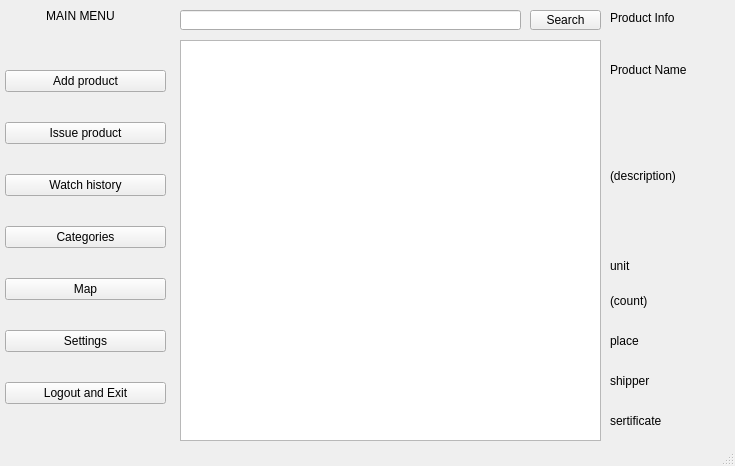
<?xml version="1.0" encoding="UTF-8"?>
<ui version="4.0">
 <class>MainWindow</class>
 <widget class="QMainWindow" name="MainWindow">
  <property name="geometry">
   <rect>
    <x>0</x>
    <y>0</y>
    <width>735</width>
    <height>466</height>
   </rect>
  </property>
  <property name="sizePolicy">
   <sizepolicy hsizetype="Fixed" vsizetype="Fixed">
    <horstretch>0</horstretch>
    <verstretch>0</verstretch>
   </sizepolicy>
  </property>
  <property name="windowTitle">
   <string>MainWindow</string>
  </property>
  <property name="autoFillBackground">
   <bool>true</bool>
  </property>
  <widget class="QWidget" name="centralwidget">
   <property name="sizePolicy">
    <sizepolicy hsizetype="Fixed" vsizetype="Fixed">
     <horstretch>0</horstretch>
     <verstretch>0</verstretch>
    </sizepolicy>
   </property>
   <widget class="QWidget" name="verticalLayoutWidget">
    <property name="geometry">
     <rect>
      <x>0</x>
      <y>40</y>
      <width>171</width>
      <height>401</height>
     </rect>
    </property>
    <layout class="QVBoxLayout" name="mainMenulayout">
     <property name="spacing">
      <number>0</number>
     </property>
     <property name="sizeConstraint">
      <enum>QLayout::SetNoConstraint</enum>
     </property>
     <property name="leftMargin">
      <number>5</number>
     </property>
     <property name="rightMargin">
      <number>5</number>
     </property>
     <item>
      <widget class="QPushButton" name="addProduct_button">
       <property name="text">
        <string>Add product</string>
       </property>
      </widget>
     </item>
     <item>
      <widget class="QPushButton" name="issueProduct_button">
       <property name="text">
        <string>Issue product</string>
       </property>
      </widget>
     </item>
     <item>
      <widget class="QPushButton" name="history_button">
       <property name="text">
        <string>Watch history</string>
       </property>
      </widget>
     </item>
     <item>
      <widget class="QPushButton" name="categories_button">
       <property name="text">
        <string>Categories</string>
       </property>
      </widget>
     </item>
     <item>
      <widget class="QPushButton" name="map_button">
       <property name="text">
        <string>Map</string>
       </property>
      </widget>
     </item>
     <item>
      <widget class="QPushButton" name="settings_button">
       <property name="text">
        <string>Settings</string>
       </property>
      </widget>
     </item>
     <item>
      <widget class="QPushButton" name="exit_button">
       <property name="text">
        <string>Logout and Exit</string>
       </property>
      </widget>
     </item>
    </layout>
   </widget>
   <widget class="QLabel" name="mainMenuLabel">
    <property name="geometry">
     <rect>
      <x>0</x>
      <y>0</y>
      <width>161</width>
      <height>31</height>
     </rect>
    </property>
    <property name="sizePolicy">
     <sizepolicy hsizetype="Fixed" vsizetype="Maximum">
      <horstretch>0</horstretch>
      <verstretch>0</verstretch>
     </sizepolicy>
    </property>
    <property name="text">
     <string>MAIN MENU</string>
    </property>
    <property name="alignment">
     <set>Qt::AlignCenter</set>
    </property>
   </widget>
   <widget class="QWidget" name="verticalLayoutWidget_2">
    <property name="geometry">
     <rect>
      <x>610</x>
      <y>40</y>
      <width>121</width>
      <height>401</height>
     </rect>
    </property>
    <layout class="QVBoxLayout" name="ProductInfo_layuot" stretch="0,0,0,0,0,0,0">
     <property name="spacing">
      <number>0</number>
     </property>
     <property name="sizeConstraint">
      <enum>QLayout::SetNoConstraint</enum>
     </property>
     <property name="rightMargin">
      <number>0</number>
     </property>
     <property name="bottomMargin">
      <number>0</number>
     </property>
     <item>
      <widget class="QLabel" name="productName_label">
       <property name="sizePolicy">
        <sizepolicy hsizetype="Preferred" vsizetype="Preferred">
         <horstretch>0</horstretch>
         <verstretch>0</verstretch>
        </sizepolicy>
       </property>
       <property name="maximumSize">
        <size>
         <width>16777215</width>
         <height>60</height>
        </size>
       </property>
       <property name="sizeIncrement">
        <size>
         <width>0</width>
         <height>0</height>
        </size>
       </property>
       <property name="baseSize">
        <size>
         <width>0</width>
         <height>0</height>
        </size>
       </property>
       <property name="text">
        <string>Product Name</string>
       </property>
       <property name="margin">
        <number>4</number>
       </property>
      </widget>
     </item>
     <item>
      <widget class="QLabel" name="productDescription_label">
       <property name="sizePolicy">
        <sizepolicy hsizetype="Preferred" vsizetype="Preferred">
         <horstretch>1</horstretch>
         <verstretch>0</verstretch>
        </sizepolicy>
       </property>
       <property name="maximumSize">
        <size>
         <width>16777215</width>
         <height>16777215</height>
        </size>
       </property>
       <property name="text">
        <string>(description)</string>
       </property>
       <property name="margin">
        <number>4</number>
       </property>
      </widget>
     </item>
     <item>
      <widget class="QLabel" name="productUnit_label">
       <property name="sizePolicy">
        <sizepolicy hsizetype="Preferred" vsizetype="Preferred">
         <horstretch>1</horstretch>
         <verstretch>0</verstretch>
        </sizepolicy>
       </property>
       <property name="maximumSize">
        <size>
         <width>16777215</width>
         <height>30</height>
        </size>
       </property>
       <property name="sizeIncrement">
        <size>
         <width>0</width>
         <height>0</height>
        </size>
       </property>
       <property name="text">
        <string>unit</string>
       </property>
       <property name="margin">
        <number>4</number>
       </property>
      </widget>
     </item>
     <item>
      <widget class="QLabel" name="productCount_label">
       <property name="sizePolicy">
        <sizepolicy hsizetype="Preferred" vsizetype="Preferred">
         <horstretch>1</horstretch>
         <verstretch>0</verstretch>
        </sizepolicy>
       </property>
       <property name="maximumSize">
        <size>
         <width>16777215</width>
         <height>40</height>
        </size>
       </property>
       <property name="sizeIncrement">
        <size>
         <width>0</width>
         <height>0</height>
        </size>
       </property>
       <property name="text">
        <string>(count)</string>
       </property>
       <property name="margin">
        <number>4</number>
       </property>
      </widget>
     </item>
     <item>
      <widget class="QLabel" name="productPlace_label">
       <property name="sizePolicy">
        <sizepolicy hsizetype="Preferred" vsizetype="Preferred">
         <horstretch>1</horstretch>
         <verstretch>0</verstretch>
        </sizepolicy>
       </property>
       <property name="maximumSize">
        <size>
         <width>16777215</width>
         <height>40</height>
        </size>
       </property>
       <property name="sizeIncrement">
        <size>
         <width>0</width>
         <height>0</height>
        </size>
       </property>
       <property name="text">
        <string>place</string>
       </property>
       <property name="margin">
        <number>4</number>
       </property>
      </widget>
     </item>
     <item>
      <widget class="QLabel" name="productShipper_label">
       <property name="sizePolicy">
        <sizepolicy hsizetype="Preferred" vsizetype="Preferred">
         <horstretch>1</horstretch>
         <verstretch>0</verstretch>
        </sizepolicy>
       </property>
       <property name="maximumSize">
        <size>
         <width>16777215</width>
         <height>40</height>
        </size>
       </property>
       <property name="sizeIncrement">
        <size>
         <width>0</width>
         <height>0</height>
        </size>
       </property>
       <property name="text">
        <string>shipper</string>
       </property>
       <property name="margin">
        <number>4</number>
       </property>
      </widget>
     </item>
     <item>
      <widget class="QLabel" name="productSertificate_label">
       <property name="sizePolicy">
        <sizepolicy hsizetype="Preferred" vsizetype="Preferred">
         <horstretch>1</horstretch>
         <verstretch>0</verstretch>
        </sizepolicy>
       </property>
       <property name="maximumSize">
        <size>
         <width>16777215</width>
         <height>40</height>
        </size>
       </property>
       <property name="sizeIncrement">
        <size>
         <width>0</width>
         <height>0</height>
        </size>
       </property>
       <property name="text">
        <string>sertificate</string>
       </property>
       <property name="margin">
        <number>4</number>
       </property>
      </widget>
     </item>
    </layout>
   </widget>
   <widget class="QLineEdit" name="Search_line">
    <property name="geometry">
     <rect>
      <x>180</x>
      <y>10</y>
      <width>341</width>
      <height>20</height>
     </rect>
    </property>
   </widget>
   <widget class="QPushButton" name="Search_button">
    <property name="geometry">
     <rect>
      <x>530</x>
      <y>10</y>
      <width>71</width>
      <height>20</height>
     </rect>
    </property>
    <property name="text">
     <string>Search</string>
    </property>
   </widget>
   <widget class="QLabel" name="productInfo_label">
    <property name="geometry">
     <rect>
      <x>610</x>
      <y>10</y>
      <width>121</width>
      <height>16</height>
     </rect>
    </property>
    <property name="text">
     <string>Product Info</string>
    </property>
   </widget>
   <widget class="QTableView" name="tableView">
    <property name="geometry">
     <rect>
      <x>180</x>
      <y>40</y>
      <width>421</width>
      <height>401</height>
     </rect>
    </property>
    <attribute name="horizontalHeaderVisible">
     <bool>true</bool>
    </attribute>
   </widget>
  </widget>
  <widget class="QStatusBar" name="statusbar"/>
 </widget>
 <resources/>
 <connections/>
</ui>
